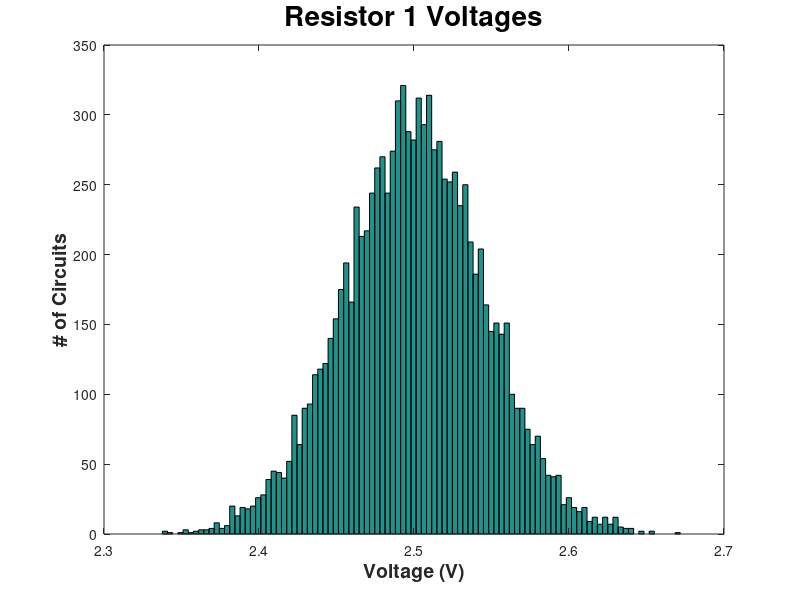
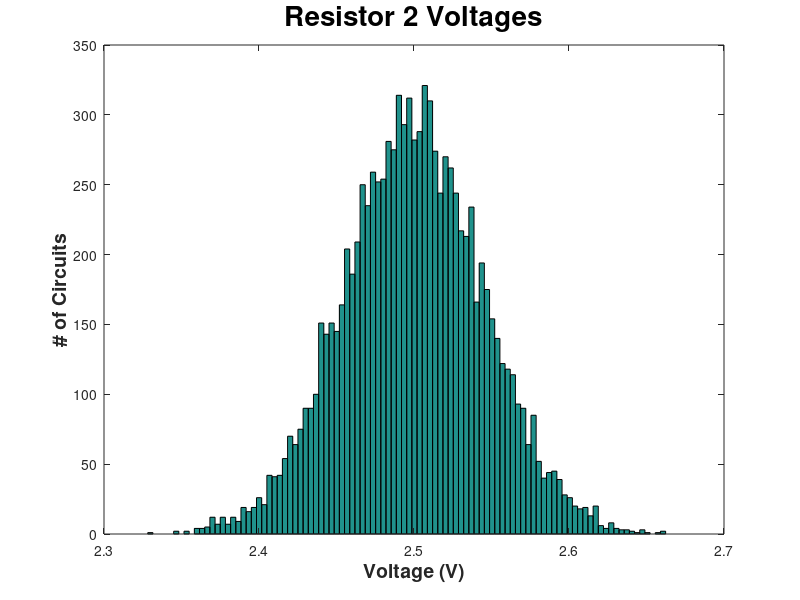

MATLAB code for these plots, in order:
%Models Lab 11 
clear; clc;
rng('shuffle');

%input
r1 = input('Resistance of resistor 1 (Ohm): ');
r2 = input('Resistance of resistor 2 (Ohm): ');
voltage_source = input('Source voltage (V): ');
r1_tol = input('Tolerance of resistor 1 (%): ');
r1_tol = r1_tol/100;
r2_tol = input('Tolerance of resistor 2 (%): ');
r2_tol = r2_tol/100;
r1_vtol = input('Acceptable voltage tolerance of resistor 1 (%): ');
r1_vtol = r1_vtol/100;
r2_vtol = input('Acceptable voltage tolerance of resistor 2 (%): ');
r2_vtol = r2_vtol/100;
voltage_check = zeros(500,500);

%analysis
r1_min = r1 - r1*r1_tol;
r1_max = r1 + r1*r1_tol;
r2_min = r2 - r2*r2_tol;
r2_max = r2 + r2*r2_tol;
r1_nomvoltage = r1/(r1 + r2)*voltage_source;
r2_nomvoltage = r2/(r1 + r2)*voltage_source;
r1_vmin = r1_nomvoltage - r1_nomvoltage*r1_vtol;
r1_vmax = r1_nomvoltage + r1_nomvoltage*r1_vtol;
r2_vmin = r2_nomvoltage - r2_nomvoltage*r2_vtol;
r2_vmax = r2_nomvoltage + r2_nomvoltage*r2_vtol;

R1 = linspace(r1_min,r1_max,500);
R2 = linspace(r2_min,r2_max,500);

for p = 1:500
    for k = 1:500
        r1_voltage = R1(p)/(R1(p) + R2(k))*voltage_source;
        r2_voltage = R2(k)/(R1(p) + R2(k))*voltage_source;
        if r1_voltage >= r1_vmin && r1_voltage <= r1_vmax && r2_voltage >= r2_vmin && r2_voltage <= r2_vmax
            voltage_check(p,k) = 255;
        end
    end
end
figure(1)
imshow(uint8(voltage_check))

r1_values = zeros(10000,1);
r2_values = zeros(10000,1);
count_bad = 0;
for l = 1:10000
    rand_r1 = r1 + r1*r1_tol/2*randn(1);
    rand_r2 = r2 + r2*r2_tol/2*randn(1);
    r1_volt = rand_r1/(rand_r1 + rand_r2)*voltage_source;
    r2_volt = rand_r2/(rand_r1 + rand_r2)*voltage_source;
    r1_values(l) = r1_volt;
    r2_values(l) = r2_volt;
    if r1_volt < r1_vmin || r1_volt > r1_vmax || r2_volt < r2_vmin || r2_volt > r2_vmax
        count_bad = count_bad + 1;
    end
end

figure(2)
hist(r1_values,100);
xlabel('\bfVoltage (V)','FontSize',14);
ylabel('\bf# of Circuits','FontSize',14);
title('\bfResistor 1 Voltages','FontSize',20);
figure(3)
hist(r2_values,100);
xlabel('\bfVoltage (V)','FontSize',14);
ylabel('\bf# of Circuits','FontSize',14);
title('\bfResistor 2 Voltages','FontSize',20);

probability_bad = count_bad/10000*100